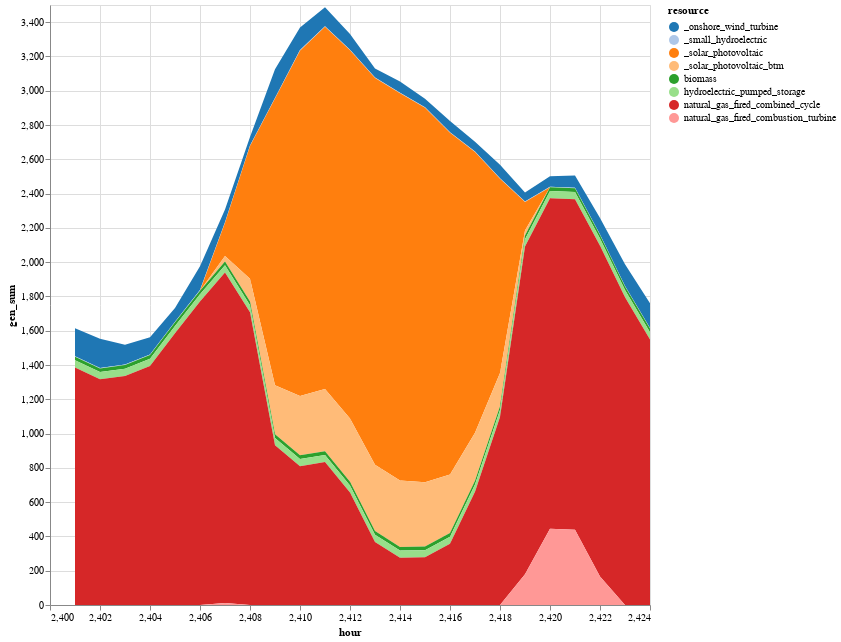

Source (notebook cell):
### Markdown cell above
The large reduction in net load during the day and the loss of solar (orange) in the late afternoon timed with the rise in the evening peak is sometimes called the **"duck curve"** because of their passing resemblance to a duck's belly and head. Squint at it and then examine this (https://www.energy.gov/eere/articles/confronting-duck-curve-how-address-over-generation-solar-energy):

<img src="https://www.energy.gov/sites/prod/files/styles/borealis_photo_gallery_large_respondmedium/public/CAISO_DuckCurve_720_469_80.jpg?itok=99uYAxGo" style="width: 450px; height: auto" align="left">

### Code cell
# Increase solar photovoltaic capacity
gen_df_sens = copy(gen_df)
gen_df_sens[gen_df_sens.resource .== "solar_photovoltaic",
    :existing_cap_mw] .= 3500

solution = economic_dispatch_multi_time(gen_df_sens, loads_multi, gen_variable_multi);

sol_gen = innerjoin(solution.solution, 
                    gen_df[!, [:r_id, :resource]], 
                    on = :r_id)

sol_gen = combine(groupby(sol_gen, [:resource, :hour]), 
            :gen => sum)
sol_gen_btm = copy(sol_gen)
sol_gen_btm[sol_gen_btm.resource .== "solar_photovoltaic", :resource] .= "_solar_photovoltaic"
sol_gen_btm[sol_gen_btm.resource .== "onshore_wind_turbine", :resource] .= "_onshore_wind_turbine"
sol_gen_btm[sol_gen_btm.resource .== "small_hydroelectric", :resource] .= "_small_hydroelectric"

btm = DataFrame(resource = repeat(["_solar_photovoltaic_btm"]; outer=length(T_period)), 
    hour = T_period,
    gen_sum = gen_variable_multi[gen_variable_multi.gen_full .== "wec_sdge_solar_photovoltaic_1.0",:cf] * 600)
append!(sol_gen_btm, btm)

# Reorder resources
sort!(sol_gen_btm, [:hour, :resource])

# Plot and save the resulting generation figure
p = sol_gen_btm |>
@vlplot(:area, 
    x=:hour, y={:gen_sum, stack=:zero}, 
    color={"resource:n", scale={scheme="category20"}},
    width=600,height=600)
# save("results/sol_gen_btm.png",p)
p

### Figure 1 — Vega-Lite specification as saved in the notebook (floating-point values rounded to 4 significant figures; data arrays with more than 128 entries replaced by an {"elided": "..."} marker saying what was removed)
{"data": {"values": {"elided": "192 records"}}, "encoding": {"color": {"field": "resource", "scale": {"scheme": "category20"}, "type": "nominal"}, "x": {"field": "hour", "type": "quantitative"}, "y": {"field": "gen_sum", "stack": "zero", "type": "quantitative"}}, "height": 600, "mark": "area", "width": 600}
